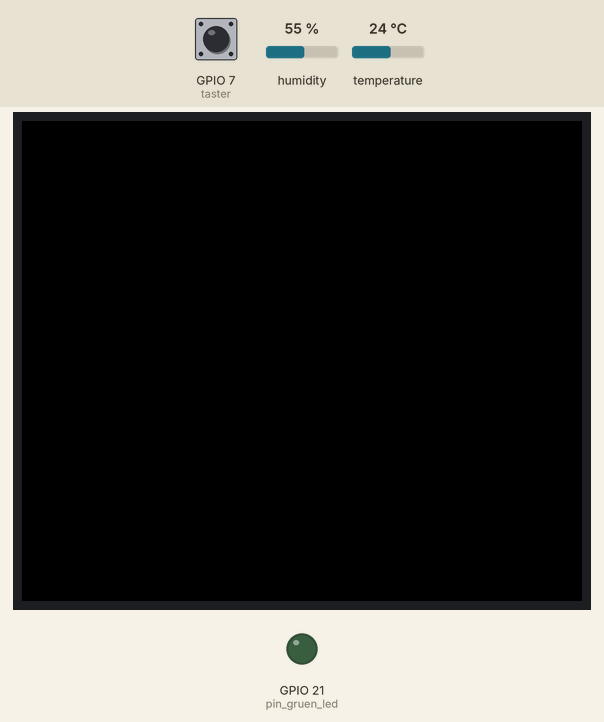
Bench run of a program on a simulated ESP32 board running MicroPython. On the bench: 280×240 colour display, output pins drawn as LEDs (lit = HIGH). The inputs (shaded band) are chosen by the test bench; at power-on: GPIO 7 (taster) LOW, temperature 24 °C, humidity 55 %. Library files of the repository ran but are not shown: st7789py.py, vga1_16x32.py, ahtx0.py; pins used as bus, display or sensor lines are not drawn.

Above: at 1.9 s.
2.0 s: GPIO 7 (taster) pulled HIGH for 0.2 s
At 3.3 s:
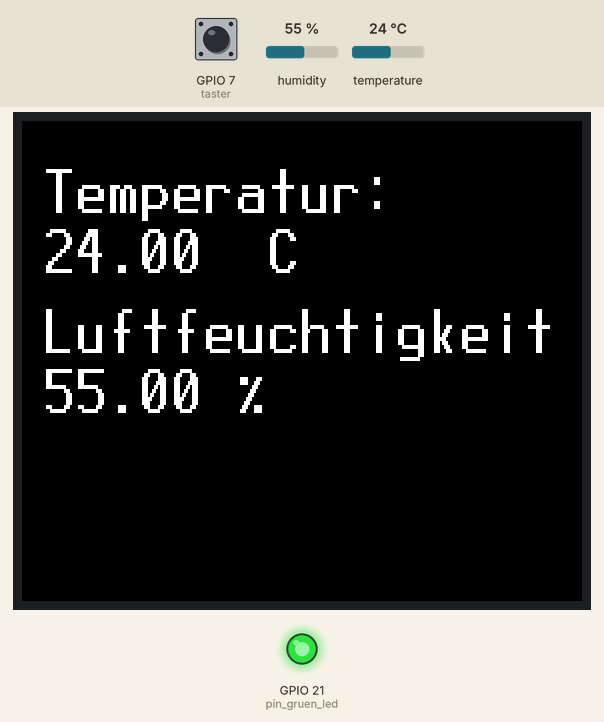
3.9 s: temperature set to 24.6 °C
At 4.7 s:
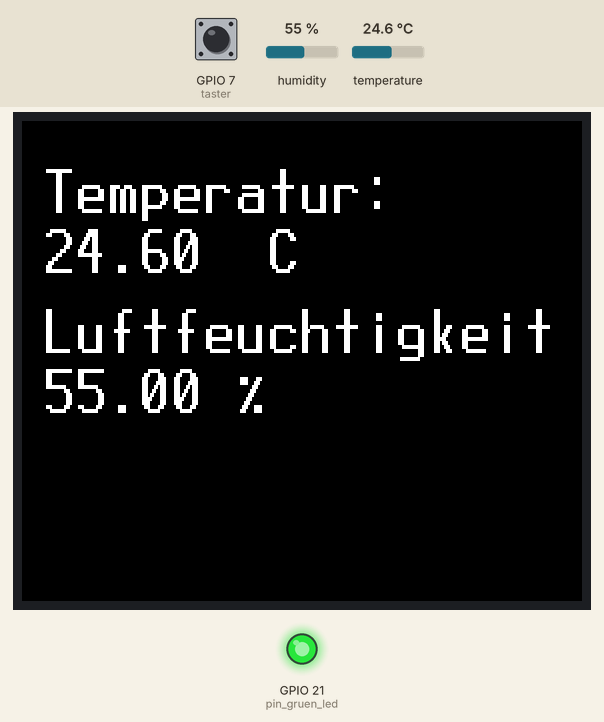
5.8 s: temperature set to 25.7 °C
At 6.39 s:
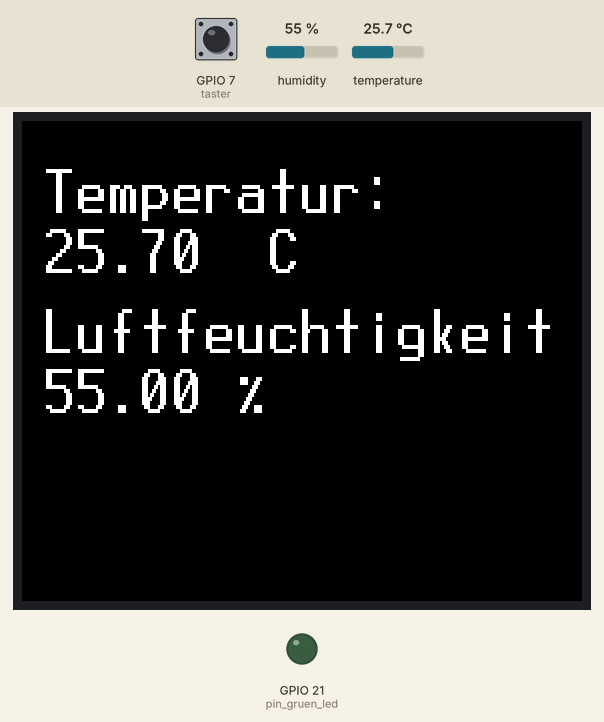
7.8 s: humidity set to 22 %
At 8.1 s:
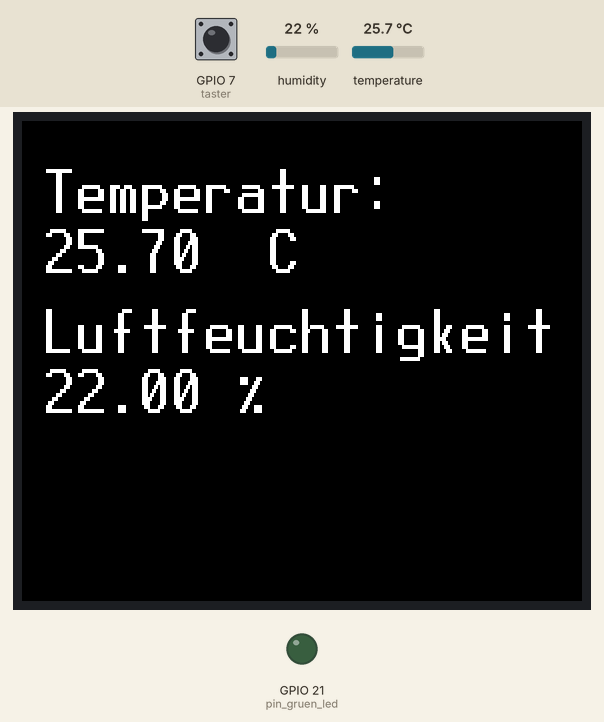
9.5 s: humidity set to 40 %
At 9.81 s:
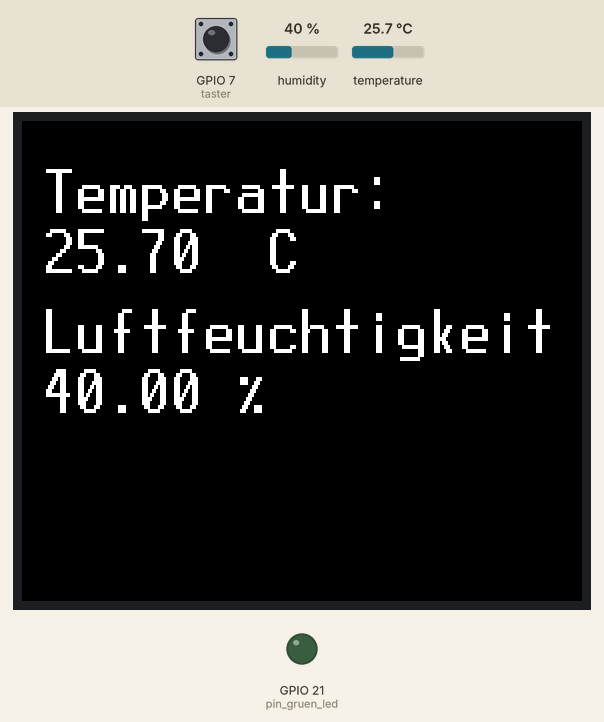
Timing chart, 0 to 12.2 s (numbered marks = the images above; inputs shaded):
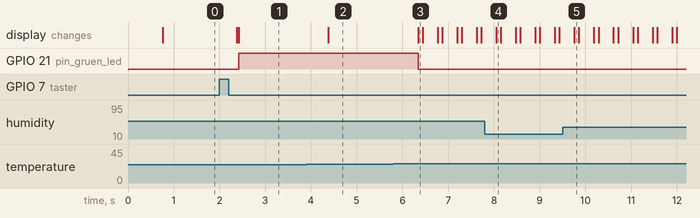

The program:

temp_luft_auf_display.py
```python
"""
Autor: Max Kohnen
Klasse: ETS23
Datum: 05.12.2023
Funktionsbeschreibung:
Das Programm zeigt die Temperatur und die Luftfeuchtigkeit auf einem Display an.
Die Steuerung muss vorher über den Taster eingeschaltet werden.
Die Steuerung lässt sich durch den Taster an und aus schalten.
Version: 0.2; 05.12.2023
Hardware: ESP32 USB-C; AHT10 - Sensor; LCD - Display 240 x 280; 1x LED - rot; 1x LED - gruen; 1x 5.1KOhm Widerstand; 2x 330Ohm Widerstand

Anschlüsse: Display:
            GND: GND
            VCC: 3.3V
            SCL:  13
            SDA:  11
            RES:   5
            DC:    4
            CS:
            BLK: 3.3V

            AHT10:
            VCC: 3.3V
            GND: GND
            SCL:   9
            SDA:   8

            Taster:
            1. Pin: 3.3V
            2. Pin: 7 / 5.1KOhm auf GND(Pulldown)

            LED rot:
            GND
            6 / 330 Ohm

            LED gruen:
            GND
            21 / 330 Ohm


Bibliotheken: AHTx0: https://github.com/targetblank/micropython_ahtx0
              st7789: https://github.com/russhughes/st7789_mpy
"""

import uos
import machine
import st7789py as st7789
import vga1_16x32 as font
import utime
from machine import Pin, I2C
import ahtx0

# Pin-Definitionen für das ST7789-Display und Initialisierung
st7789_res = 5
st7789_dc = 4
#blk_pwm = 6 # PWM Pin
pin_st7789_res = machine.Pin(st7789_res, machine.Pin.OUT)
pin_st7789_dc = machine.Pin(st7789_dc, machine.Pin.OUT)
pin_rot_led = machine.Pin(6, machine.Pin.OUT)
pin_gruen_led = machine.Pin(21, machine.Pin.OUT)
taster = machine.Pin(7, machine.Pin.IN)
letzter_taster_status = taster.value() # Status Variable des letzten Tasterzustands
power_an = False # power on Status Variable

#pin_blk_pwm = machine.PWM(blk_pwm)

# Display-Abmessungen
disp_width = 240
disp_height = 280
CENTER_Y = int(disp_width / 2)
CENTER_X = int(disp_height / 2)

# SPI-Konfiguration
pin_spi2_sck = machine.Pin(13, machine.Pin.OUT)
pin_spi2_mosi = machine.Pin(11, machine.Pin.OUT)
pin_spi2_miso = machine.Pin(19, machine.Pin.IN)
spi2 = machine.SPI(2, sck=pin_spi2_sck, mosi=pin_spi2_mosi, miso=pin_spi2_miso,
                   baudrate=40000000, polarity=1, phase=0, bits=8)

# Display- und Temperatursensor-Initialisierung
display = st7789.ST7789(spi2, disp_width, disp_width,
                         reset=pin_st7789_res,
                         dc=pin_st7789_dc,
                         xstart=0, ystart=0, rotation=3)

i2c = I2C(scl=Pin(9), sda=Pin(8))
sensor = ahtx0.AHT10(i2c)
#bh1750 = BH1750(0x23, i2c)

#__________________________________________________________________________________
# Display löschen
display.fill(st7789.BLACK)
# display.text(font, "Temperatur:", 10, 20)
# display.text(font, "Luftfeuchtigkeit:", 10, 90)
#___________________________________________________________________________________

# Hauptprogramm
while True:

    temperatur = sensor.temperature
    luftfeuchtigkeit = sensor.relative_humidity

    aktueller_taster_status = taster.value() # der aktuelle Taster Zustand wird in die aktueller_taster_status Variable geschrieben
    utime.sleep(0.2) # Zeit zum entprellen des Tasters
    if aktueller_taster_status and not letzter_taster_status: # Es wird verglichen, ob der aktuelle_taster_status dem letzten_taster_status entspricht. Wenn nicht dann geht es weiter
        power_an = not power_an

        if temperatur >= 25 or luftfeuchtigkeit >= 60:
            display.text(font, "Temperatur:", 10, 20)
            display.text(font, "Luftfeuchtigkeit:", 10, 90)
        elif temperatur < 25 or luftfeuchtigkeit < 60:
            display.text(font, "Temperatur:", 10, 20)
            display.text(font, "Luftfeuchtigkeit:", 10, 90)

    if power_an == True:  # Funktionen werden nur ausgeführt, wenn power_an True ist

        # Temperatur und Luftfeuchtigkeit anzeigen
        display.text(font, "%.2f °C" % temperatur, 10, 50)
        display.text(font, "%.2f %%" % luftfeuchtigkeit, 10, 120)

        if temperatur >= 25 or luftfeuchtigkeit >= 60: # rote LED einschalten, gruene LED ausschalten wenn temp >= 25 Grad Celsius und luftf. >= 60 %
            pin_gruen_led.off()
            pin_rot_led.on()
            utime.sleep(0.1)
            pin_rot_led.off()
        elif temperatur < 25 or luftfeuchtigkeit < 60: # gruene LED einschalten, rote LED ausschalten wenn temp < 25 Grad Celsius und luftf. < 60 %
            pin_rot_led.off()
            pin_gruen_led.on()

    elif power_an == False: # Wenn die Steuerung über den Taster ausgeschaltet wurde, dann ...

        # Display löschen
        display.fill(st7789.BLACK)

        # leds ausschalten
        pin_rot_led.off()
        pin_gruen_led.off()

    letzter_taster_status = aktueller_taster_status # der letzte Taster Status wird auf den aktuellen Taster Zustand gesetzt
    utime.sleep(0.1) # kurze Pause um die CPU zu entlasten
```

Measured:
- the behaviour switches between 24.9 and 25 °C on temperature (found by bisection; images 2 and 3)
- after the input at 2.0 s, GPIO 21 (pin_gruen_led): LOW → HIGH after 0.42 s; the display: first changes after 0.38 s (image 1 shows a later state)
- after the input at 3.9 s, the display: changes after 0.48 s (image 2)
- after the input at 5.8 s, GPIO 21 (pin_gruen_led): HIGH → LOW after 0.54 s; the display: changes after 0.54 s (image 3)
- after the input at 7.8 s, the display: changes after 0.25 s (image 4)
- after the input at 9.5 s, the display: changes after 0.26 s (image 5)
